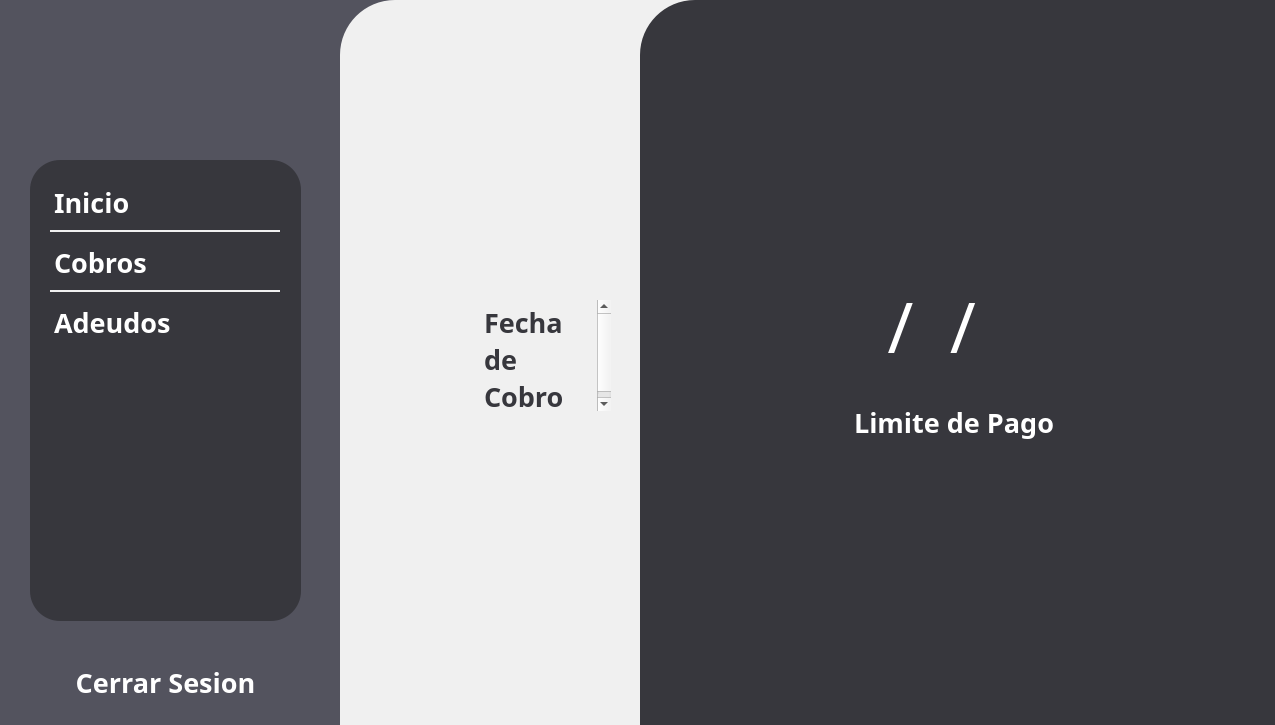
<?xml version="1.0" encoding="UTF-8"?>
<ui version="4.0">
 <class>Form</class>
 <widget class="QWidget" name="Form">
  <property name="windowModality">
   <enum>Qt::NonModal</enum>
  </property>
  <property name="enabled">
   <bool>true</bool>
  </property>
  <property name="geometry">
   <rect>
    <x>0</x>
    <y>0</y>
    <width>1275</width>
    <height>725</height>
   </rect>
  </property>
  <property name="minimumSize">
   <size>
    <width>1275</width>
    <height>725</height>
   </size>
  </property>
  <property name="palette">
   <palette>
    <active>
     <colorrole role="Base">
      <brush brushstyle="SolidPattern">
       <color alpha="255">
        <red>255</red>
        <green>255</green>
        <blue>255</blue>
       </color>
      </brush>
     </colorrole>
     <colorrole role="Window">
      <brush brushstyle="SolidPattern">
       <color alpha="255">
        <red>83</red>
        <green>83</green>
        <blue>94</blue>
       </color>
      </brush>
     </colorrole>
    </active>
    <inactive>
     <colorrole role="Base">
      <brush brushstyle="SolidPattern">
       <color alpha="255">
        <red>255</red>
        <green>255</green>
        <blue>255</blue>
       </color>
      </brush>
     </colorrole>
     <colorrole role="Window">
      <brush brushstyle="SolidPattern">
       <color alpha="255">
        <red>83</red>
        <green>83</green>
        <blue>94</blue>
       </color>
      </brush>
     </colorrole>
    </inactive>
    <disabled>
     <colorrole role="Base">
      <brush brushstyle="SolidPattern">
       <color alpha="255">
        <red>83</red>
        <green>83</green>
        <blue>94</blue>
       </color>
      </brush>
     </colorrole>
     <colorrole role="Window">
      <brush brushstyle="SolidPattern">
       <color alpha="255">
        <red>83</red>
        <green>83</green>
        <blue>94</blue>
       </color>
      </brush>
     </colorrole>
    </disabled>
   </palette>
  </property>
  <property name="windowTitle">
   <string>Form</string>
  </property>
  <property name="autoFillBackground">
   <bool>false</bool>
  </property>
  <widget class="QFrame" name="frame_white">
   <property name="geometry">
    <rect>
     <x>340</x>
     <y>0</y>
     <width>961</width>
     <height>781</height>
    </rect>
   </property>
   <property name="styleSheet">
    <string notr="true">QFrame {
    border: none;       /* Color y grosor del borde */
    border-radius: 55px;          /* Radio de las esquinas */
    background-color: #f0f0f0;    /* Color de fondo */
    margin: 0px;                  /* Margen externo a 0 */
    padding: 0px;                 /* Espaciado interno a 0 */
}

</string>
   </property>
   <property name="frameShape">
    <enum>QFrame::StyledPanel</enum>
   </property>
   <property name="frameShadow">
    <enum>QFrame::Raised</enum>
   </property>
   <widget class="QFrame" name="frame_white_grey">
    <property name="geometry">
     <rect>
      <x>300</x>
      <y>0</y>
      <width>961</width>
      <height>781</height>
     </rect>
    </property>
    <property name="styleSheet">
     <string notr="true">QFrame {
    border: none;       /* Color y grosor del borde */
    border-radius: 55px;          /* Radio de las esquinas */
    background-color: #37373d;    /* Color de fondo */
    margin: 0px;                  /* Margen externo a 0 */
    padding: 0px;                 /* Espaciado interno a 0 */
}

</string>
    </property>
    <property name="frameShape">
     <enum>QFrame::StyledPanel</enum>
    </property>
    <property name="frameShadow">
     <enum>QFrame::Raised</enum>
    </property>
    <widget class="QLineEdit" name="lineEdit">
     <property name="geometry">
      <rect>
       <x>20</x>
       <y>280</y>
       <width>581</width>
       <height>91</height>
      </rect>
     </property>
     <property name="font">
      <font>
       <family>Montserratl</family>
       <pointsize>-1</pointsize>
      </font>
     </property>
     <property name="styleSheet">
      <string notr="true">QLineEdit {
    background: transparent;    /* Quitar el fondo */
    border: none;               /* Quitar el borde */
    color: #FFFFFF;             /* Cambiar el color del texto (ejemplo: blanco) */
    font-family: &quot;Montserratl&quot;;       /* Cambiar el tipo de letra */
    font-size: 70px;            /* Cambiar el tamaño de la fuente */
}</string>
     </property>
     <property name="inputMask">
      <string>99/99/9999</string>
     </property>
     <property name="text">
      <string>//</string>
     </property>
     <property name="alignment">
      <set>Qt::AlignCenter</set>
     </property>
     <property name="readOnly">
      <bool>true</bool>
     </property>
     <property name="placeholderText">
      <string>dd/MM/yyyy</string>
     </property>
     <property name="cursorMoveStyle">
      <enum>Qt::LogicalMoveStyle</enum>
     </property>
    </widget>
    <widget class="QTextBrowser" name="menuOption1_2">
     <property name="geometry">
      <rect>
       <x>210</x>
       <y>400</y>
       <width>231</width>
       <height>51</height>
      </rect>
     </property>
     <property name="palette">
      <palette>
       <active>
        <colorrole role="Button">
         <brush brushstyle="SolidPattern">
          <color alpha="255">
           <red>55</red>
           <green>55</green>
           <blue>61</blue>
          </color>
         </brush>
        </colorrole>
        <colorrole role="Text">
         <brush brushstyle="SolidPattern">
          <color alpha="255">
           <red>255</red>
           <green>255</green>
           <blue>255</blue>
          </color>
         </brush>
        </colorrole>
        <colorrole role="Base">
         <brush brushstyle="SolidPattern">
          <color alpha="255">
           <red>55</red>
           <green>55</green>
           <blue>61</blue>
          </color>
         </brush>
        </colorrole>
        <colorrole role="Window">
         <brush brushstyle="SolidPattern">
          <color alpha="255">
           <red>55</red>
           <green>55</green>
           <blue>61</blue>
          </color>
         </brush>
        </colorrole>
       </active>
       <inactive>
        <colorrole role="Button">
         <brush brushstyle="SolidPattern">
          <color alpha="255">
           <red>55</red>
           <green>55</green>
           <blue>61</blue>
          </color>
         </brush>
        </colorrole>
        <colorrole role="Text">
         <brush brushstyle="SolidPattern">
          <color alpha="255">
           <red>255</red>
           <green>255</green>
           <blue>255</blue>
          </color>
         </brush>
        </colorrole>
        <colorrole role="Base">
         <brush brushstyle="SolidPattern">
          <color alpha="255">
           <red>55</red>
           <green>55</green>
           <blue>61</blue>
          </color>
         </brush>
        </colorrole>
        <colorrole role="Window">
         <brush brushstyle="SolidPattern">
          <color alpha="255">
           <red>55</red>
           <green>55</green>
           <blue>61</blue>
          </color>
         </brush>
        </colorrole>
       </inactive>
       <disabled>
        <colorrole role="Button">
         <brush brushstyle="SolidPattern">
          <color alpha="255">
           <red>55</red>
           <green>55</green>
           <blue>61</blue>
          </color>
         </brush>
        </colorrole>
        <colorrole role="Text">
         <brush brushstyle="SolidPattern">
          <color alpha="255">
           <red>120</red>
           <green>120</green>
           <blue>120</blue>
          </color>
         </brush>
        </colorrole>
        <colorrole role="Base">
         <brush brushstyle="SolidPattern">
          <color alpha="255">
           <red>55</red>
           <green>55</green>
           <blue>61</blue>
          </color>
         </brush>
        </colorrole>
        <colorrole role="Window">
         <brush brushstyle="SolidPattern">
          <color alpha="255">
           <red>55</red>
           <green>55</green>
           <blue>61</blue>
          </color>
         </brush>
        </colorrole>
       </disabled>
      </palette>
     </property>
     <property name="font">
      <font>
       <family>Montserrat</family>
       <pointsize>10</pointsize>
       <weight>75</weight>
       <bold>true</bold>
      </font>
     </property>
     <property name="html">
      <string>&lt;!DOCTYPE HTML PUBLIC &quot;-//W3C//DTD HTML 4.0//EN&quot; &quot;http://www.w3.org/TR/REC-html40/strict.dtd&quot;&gt;
&lt;html&gt;&lt;head&gt;&lt;meta name=&quot;qrichtext&quot; content=&quot;1&quot; /&gt;&lt;style type=&quot;text/css&quot;&gt;
p, li { white-space: pre-wrap; }
&lt;/style&gt;&lt;/head&gt;&lt;body style=&quot; font-family:'Montserrat'; font-size:10pt; font-weight:600; font-style:normal;&quot;&gt;
&lt;p style=&quot; margin-top:0px; margin-bottom:0px; margin-left:0px; margin-right:0px; -qt-block-indent:0; text-indent:0px;&quot;&gt;&lt;span style=&quot; font-size:20pt;&quot;&gt;Limite de Pago&lt;/span&gt;&lt;/p&gt;&lt;/body&gt;&lt;/html&gt;</string>
     </property>
    </widget>
   </widget>
   <widget class="QLabel" name="label_3">
    <property name="geometry">
     <rect>
      <x>20</x>
      <y>310</y>
      <width>101</width>
      <height>111</height>
     </rect>
    </property>
    <property name="text">
     <string/>
    </property>
    <property name="pixmap">
     <pixmap>../assets/Date.png</pixmap>
    </property>
    <property name="scaledContents">
     <bool>true</bool>
    </property>
   </widget>
   <widget class="QTextBrowser" name="FechadeCobtoText">
    <property name="geometry">
     <rect>
      <x>140</x>
      <y>300</y>
      <width>131</width>
      <height>111</height>
     </rect>
    </property>
    <property name="sizePolicy">
     <sizepolicy hsizetype="Expanding" vsizetype="Expanding">
      <horstretch>0</horstretch>
      <verstretch>0</verstretch>
     </sizepolicy>
    </property>
    <property name="font">
     <font>
      <family>Montserrat</family>
     </font>
    </property>
    <property name="toolTipDuration">
     <number>-1</number>
    </property>
    <property name="autoFillBackground">
     <bool>false</bool>
    </property>
    <property name="styleSheet">
     <string notr="true">QTextBrowser {
    background: transparent;  /* Quitar el fondo */
	color:#37373d;
    border: none;             /* Quitar el borde */
	margin: 0;                /* Eliminar márgenes */
}</string>
    </property>
    <property name="html">
     <string>&lt;!DOCTYPE HTML PUBLIC &quot;-//W3C//DTD HTML 4.0//EN&quot; &quot;http://www.w3.org/TR/REC-html40/strict.dtd&quot;&gt;
&lt;html&gt;&lt;head&gt;&lt;meta name=&quot;qrichtext&quot; content=&quot;1&quot; /&gt;&lt;style type=&quot;text/css&quot;&gt;
p, li { white-space: pre-wrap; }
&lt;/style&gt;&lt;/head&gt;&lt;body style=&quot; font-family:'Montserrat'; font-size:8.25pt; font-weight:400; font-style:normal;&quot;&gt;
&lt;p style=&quot; margin-top:0px; margin-bottom:0px; margin-left:0px; margin-right:0px; -qt-block-indent:0; text-indent:0px;&quot;&gt;&lt;span style=&quot; font-family:'MS Shell Dlg 2'; font-size:20pt; font-weight:600;&quot;&gt;Fecha&lt;/span&gt;&lt;/p&gt;
&lt;p style=&quot; margin-top:0px; margin-bottom:0px; margin-left:0px; margin-right:0px; -qt-block-indent:0; text-indent:0px;&quot;&gt;&lt;span style=&quot; font-family:'MS Shell Dlg 2'; font-size:20pt; font-weight:600;&quot;&gt;de&lt;/span&gt;&lt;/p&gt;
&lt;p style=&quot; margin-top:0px; margin-bottom:0px; margin-left:0px; margin-right:0px; -qt-block-indent:0; text-indent:0px;&quot;&gt;&lt;span style=&quot; font-family:'MS Shell Dlg 2'; font-size:20pt; font-weight:600;&quot;&gt;Cobro&lt;/span&gt;&lt;/p&gt;&lt;/body&gt;&lt;/html&gt;</string>
    </property>
   </widget>
  </widget>
  <widget class="QLabel" name="label">
   <property name="geometry">
    <rect>
     <x>30</x>
     <y>0</y>
     <width>261</width>
     <height>191</height>
    </rect>
   </property>
   <property name="text">
    <string/>
   </property>
   <property name="pixmap">
    <pixmap>../assets/LOGO_M.png</pixmap>
   </property>
   <property name="scaledContents">
    <bool>true</bool>
   </property>
  </widget>
  <widget class="QFrame" name="frame">
   <property name="geometry">
    <rect>
     <x>30</x>
     <y>160</y>
     <width>271</width>
     <height>461</height>
    </rect>
   </property>
   <property name="styleSheet">
    <string notr="true">QFrame {
    background-color: #37373d;  /* Color de fondo semitransparente */
    border-radius: 30px;                         /* Bordes redondeados */
   
}</string>
   </property>
   <property name="frameShape">
    <enum>QFrame::StyledPanel</enum>
   </property>
   <property name="frameShadow">
    <enum>QFrame::Raised</enum>
   </property>
   <widget class="QTextBrowser" name="menuOption1">
    <property name="geometry">
     <rect>
      <x>20</x>
      <y>20</y>
      <width>101</width>
      <height>51</height>
     </rect>
    </property>
    <property name="palette">
     <palette>
      <active>
       <colorrole role="Button">
        <brush brushstyle="SolidPattern">
         <color alpha="255">
          <red>55</red>
          <green>55</green>
          <blue>61</blue>
         </color>
        </brush>
       </colorrole>
       <colorrole role="Text">
        <brush brushstyle="SolidPattern">
         <color alpha="255">
          <red>255</red>
          <green>255</green>
          <blue>255</blue>
         </color>
        </brush>
       </colorrole>
       <colorrole role="Base">
        <brush brushstyle="SolidPattern">
         <color alpha="255">
          <red>55</red>
          <green>55</green>
          <blue>61</blue>
         </color>
        </brush>
       </colorrole>
       <colorrole role="Window">
        <brush brushstyle="SolidPattern">
         <color alpha="255">
          <red>55</red>
          <green>55</green>
          <blue>61</blue>
         </color>
        </brush>
       </colorrole>
      </active>
      <inactive>
       <colorrole role="Button">
        <brush brushstyle="SolidPattern">
         <color alpha="255">
          <red>55</red>
          <green>55</green>
          <blue>61</blue>
         </color>
        </brush>
       </colorrole>
       <colorrole role="Text">
        <brush brushstyle="SolidPattern">
         <color alpha="255">
          <red>255</red>
          <green>255</green>
          <blue>255</blue>
         </color>
        </brush>
       </colorrole>
       <colorrole role="Base">
        <brush brushstyle="SolidPattern">
         <color alpha="255">
          <red>55</red>
          <green>55</green>
          <blue>61</blue>
         </color>
        </brush>
       </colorrole>
       <colorrole role="Window">
        <brush brushstyle="SolidPattern">
         <color alpha="255">
          <red>55</red>
          <green>55</green>
          <blue>61</blue>
         </color>
        </brush>
       </colorrole>
      </inactive>
      <disabled>
       <colorrole role="Button">
        <brush brushstyle="SolidPattern">
         <color alpha="255">
          <red>55</red>
          <green>55</green>
          <blue>61</blue>
         </color>
        </brush>
       </colorrole>
       <colorrole role="Text">
        <brush brushstyle="SolidPattern">
         <color alpha="255">
          <red>120</red>
          <green>120</green>
          <blue>120</blue>
         </color>
        </brush>
       </colorrole>
       <colorrole role="Base">
        <brush brushstyle="SolidPattern">
         <color alpha="255">
          <red>55</red>
          <green>55</green>
          <blue>61</blue>
         </color>
        </brush>
       </colorrole>
       <colorrole role="Window">
        <brush brushstyle="SolidPattern">
         <color alpha="255">
          <red>55</red>
          <green>55</green>
          <blue>61</blue>
         </color>
        </brush>
       </colorrole>
      </disabled>
     </palette>
    </property>
    <property name="font">
     <font>
      <family>Montserrat</family>
      <pointsize>10</pointsize>
      <weight>75</weight>
      <bold>true</bold>
     </font>
    </property>
    <property name="html">
     <string>&lt;!DOCTYPE HTML PUBLIC &quot;-//W3C//DTD HTML 4.0//EN&quot; &quot;http://www.w3.org/TR/REC-html40/strict.dtd&quot;&gt;
&lt;html&gt;&lt;head&gt;&lt;meta name=&quot;qrichtext&quot; content=&quot;1&quot; /&gt;&lt;style type=&quot;text/css&quot;&gt;
p, li { white-space: pre-wrap; }
&lt;/style&gt;&lt;/head&gt;&lt;body style=&quot; font-family:'Montserrat'; font-size:10pt; font-weight:600; font-style:normal;&quot;&gt;
&lt;p style=&quot; margin-top:0px; margin-bottom:0px; margin-left:0px; margin-right:0px; -qt-block-indent:0; text-indent:0px;&quot;&gt;&lt;span style=&quot; font-size:20pt;&quot;&gt;Inicio&lt;/span&gt;&lt;/p&gt;&lt;/body&gt;&lt;/html&gt;</string>
    </property>
   </widget>
   <widget class="QTextBrowser" name="menuOption2">
    <property name="geometry">
     <rect>
      <x>20</x>
      <y>80</y>
      <width>121</width>
      <height>51</height>
     </rect>
    </property>
    <property name="palette">
     <palette>
      <active>
       <colorrole role="Button">
        <brush brushstyle="SolidPattern">
         <color alpha="255">
          <red>55</red>
          <green>55</green>
          <blue>61</blue>
         </color>
        </brush>
       </colorrole>
       <colorrole role="Text">
        <brush brushstyle="SolidPattern">
         <color alpha="255">
          <red>255</red>
          <green>255</green>
          <blue>255</blue>
         </color>
        </brush>
       </colorrole>
       <colorrole role="Base">
        <brush brushstyle="SolidPattern">
         <color alpha="255">
          <red>55</red>
          <green>55</green>
          <blue>61</blue>
         </color>
        </brush>
       </colorrole>
       <colorrole role="Window">
        <brush brushstyle="SolidPattern">
         <color alpha="255">
          <red>55</red>
          <green>55</green>
          <blue>61</blue>
         </color>
        </brush>
       </colorrole>
      </active>
      <inactive>
       <colorrole role="Button">
        <brush brushstyle="SolidPattern">
         <color alpha="255">
          <red>55</red>
          <green>55</green>
          <blue>61</blue>
         </color>
        </brush>
       </colorrole>
       <colorrole role="Text">
        <brush brushstyle="SolidPattern">
         <color alpha="255">
          <red>255</red>
          <green>255</green>
          <blue>255</blue>
         </color>
        </brush>
       </colorrole>
       <colorrole role="Base">
        <brush brushstyle="SolidPattern">
         <color alpha="255">
          <red>55</red>
          <green>55</green>
          <blue>61</blue>
         </color>
        </brush>
       </colorrole>
       <colorrole role="Window">
        <brush brushstyle="SolidPattern">
         <color alpha="255">
          <red>55</red>
          <green>55</green>
          <blue>61</blue>
         </color>
        </brush>
       </colorrole>
      </inactive>
      <disabled>
       <colorrole role="Button">
        <brush brushstyle="SolidPattern">
         <color alpha="255">
          <red>55</red>
          <green>55</green>
          <blue>61</blue>
         </color>
        </brush>
       </colorrole>
       <colorrole role="Text">
        <brush brushstyle="SolidPattern">
         <color alpha="255">
          <red>120</red>
          <green>120</green>
          <blue>120</blue>
         </color>
        </brush>
       </colorrole>
       <colorrole role="Base">
        <brush brushstyle="SolidPattern">
         <color alpha="255">
          <red>55</red>
          <green>55</green>
          <blue>61</blue>
         </color>
        </brush>
       </colorrole>
       <colorrole role="Window">
        <brush brushstyle="SolidPattern">
         <color alpha="255">
          <red>55</red>
          <green>55</green>
          <blue>61</blue>
         </color>
        </brush>
       </colorrole>
      </disabled>
     </palette>
    </property>
    <property name="font">
     <font>
      <family>Montserrat</family>
      <pointsize>10</pointsize>
     </font>
    </property>
    <property name="html">
     <string>&lt;!DOCTYPE HTML PUBLIC &quot;-//W3C//DTD HTML 4.0//EN&quot; &quot;http://www.w3.org/TR/REC-html40/strict.dtd&quot;&gt;
&lt;html&gt;&lt;head&gt;&lt;meta name=&quot;qrichtext&quot; content=&quot;1&quot; /&gt;&lt;style type=&quot;text/css&quot;&gt;
p, li { white-space: pre-wrap; }
&lt;/style&gt;&lt;/head&gt;&lt;body style=&quot; font-family:'Montserrat'; font-size:10pt; font-weight:400; font-style:normal;&quot;&gt;
&lt;p style=&quot; margin-top:0px; margin-bottom:0px; margin-left:0px; margin-right:0px; -qt-block-indent:0; text-indent:0px;&quot;&gt;&lt;span style=&quot; font-size:20pt; font-weight:600;&quot;&gt;Cobros&lt;/span&gt;&lt;/p&gt;&lt;/body&gt;&lt;/html&gt;</string>
    </property>
   </widget>
   <widget class="QTextBrowser" name="menuOption3">
    <property name="geometry">
     <rect>
      <x>20</x>
      <y>140</y>
      <width>161</width>
      <height>51</height>
     </rect>
    </property>
    <property name="palette">
     <palette>
      <active>
       <colorrole role="Button">
        <brush brushstyle="SolidPattern">
         <color alpha="255">
          <red>55</red>
          <green>55</green>
          <blue>61</blue>
         </color>
        </brush>
       </colorrole>
       <colorrole role="Text">
        <brush brushstyle="SolidPattern">
         <color alpha="255">
          <red>255</red>
          <green>255</green>
          <blue>255</blue>
         </color>
        </brush>
       </colorrole>
       <colorrole role="Base">
        <brush brushstyle="SolidPattern">
         <color alpha="255">
          <red>55</red>
          <green>55</green>
          <blue>61</blue>
         </color>
        </brush>
       </colorrole>
       <colorrole role="Window">
        <brush brushstyle="SolidPattern">
         <color alpha="255">
          <red>55</red>
          <green>55</green>
          <blue>61</blue>
         </color>
        </brush>
       </colorrole>
      </active>
      <inactive>
       <colorrole role="Button">
        <brush brushstyle="SolidPattern">
         <color alpha="255">
          <red>55</red>
          <green>55</green>
          <blue>61</blue>
         </color>
        </brush>
       </colorrole>
       <colorrole role="Text">
        <brush brushstyle="SolidPattern">
         <color alpha="255">
          <red>255</red>
          <green>255</green>
          <blue>255</blue>
         </color>
        </brush>
       </colorrole>
       <colorrole role="Base">
        <brush brushstyle="SolidPattern">
         <color alpha="255">
          <red>55</red>
          <green>55</green>
          <blue>61</blue>
         </color>
        </brush>
       </colorrole>
       <colorrole role="Window">
        <brush brushstyle="SolidPattern">
         <color alpha="255">
          <red>55</red>
          <green>55</green>
          <blue>61</blue>
         </color>
        </brush>
       </colorrole>
      </inactive>
      <disabled>
       <colorrole role="Button">
        <brush brushstyle="SolidPattern">
         <color alpha="255">
          <red>55</red>
          <green>55</green>
          <blue>61</blue>
         </color>
        </brush>
       </colorrole>
       <colorrole role="Text">
        <brush brushstyle="SolidPattern">
         <color alpha="255">
          <red>120</red>
          <green>120</green>
          <blue>120</blue>
         </color>
        </brush>
       </colorrole>
       <colorrole role="Base">
        <brush brushstyle="SolidPattern">
         <color alpha="255">
          <red>55</red>
          <green>55</green>
          <blue>61</blue>
         </color>
        </brush>
       </colorrole>
       <colorrole role="Window">
        <brush brushstyle="SolidPattern">
         <color alpha="255">
          <red>55</red>
          <green>55</green>
          <blue>61</blue>
         </color>
        </brush>
       </colorrole>
      </disabled>
     </palette>
    </property>
    <property name="font">
     <font>
      <family>Montserrat</family>
      <pointsize>10</pointsize>
     </font>
    </property>
    <property name="html">
     <string>&lt;!DOCTYPE HTML PUBLIC &quot;-//W3C//DTD HTML 4.0//EN&quot; &quot;http://www.w3.org/TR/REC-html40/strict.dtd&quot;&gt;
&lt;html&gt;&lt;head&gt;&lt;meta name=&quot;qrichtext&quot; content=&quot;1&quot; /&gt;&lt;style type=&quot;text/css&quot;&gt;
p, li { white-space: pre-wrap; }
&lt;/style&gt;&lt;/head&gt;&lt;body style=&quot; font-family:'Montserrat'; font-size:10pt; font-weight:400; font-style:normal;&quot;&gt;
&lt;p style=&quot; margin-top:0px; margin-bottom:0px; margin-left:0px; margin-right:0px; -qt-block-indent:0; text-indent:0px;&quot;&gt;&lt;span style=&quot; font-size:20pt; font-weight:600;&quot;&gt;Adeudos&lt;/span&gt;&lt;/p&gt;&lt;/body&gt;&lt;/html&gt;</string>
    </property>
   </widget>
   <widget class="QFrame" name="frame_2">
    <property name="geometry">
     <rect>
      <x>20</x>
      <y>70</y>
      <width>230</width>
      <height>2</height>
     </rect>
    </property>
    <property name="styleSheet">
     <string notr="true">QFrame {
    border: none;       /* Color y grosor del borde */
    border-radius: 55px;          /* Radio de las esquinas */
    background-color: #f0f0f0;    /* Color de fondo */
    margin: 0px;                  /* Margen externo a 0 */
    padding: 0px;                 /* Espaciado interno a 0 */
}

</string>
    </property>
    <property name="frameShape">
     <enum>QFrame::StyledPanel</enum>
    </property>
    <property name="frameShadow">
     <enum>QFrame::Raised</enum>
    </property>
   </widget>
   <widget class="QFrame" name="frame_3">
    <property name="geometry">
     <rect>
      <x>20</x>
      <y>130</y>
      <width>230</width>
      <height>2</height>
     </rect>
    </property>
    <property name="styleSheet">
     <string notr="true">QFrame {
    border: none;       /* Color y grosor del borde */
    border-radius: 55px;          /* Radio de las esquinas */
    background-color: #f0f0f0;    /* Color de fondo */
    margin: 0px;                  /* Margen externo a 0 */
    padding: 0px;                 /* Espaciado interno a 0 */
}

</string>
    </property>
    <property name="frameShape">
     <enum>QFrame::StyledPanel</enum>
    </property>
    <property name="frameShadow">
     <enum>QFrame::Raised</enum>
    </property>
   </widget>
  </widget>
  <widget class="QTextBrowser" name="menuOption7_2">
   <property name="geometry">
    <rect>
     <x>30</x>
     <y>660</y>
     <width>271</width>
     <height>51</height>
    </rect>
   </property>
   <property name="palette">
    <palette>
     <active>
      <colorrole role="Button">
       <brush brushstyle="SolidPattern">
        <color alpha="0">
         <red>0</red>
         <green>0</green>
         <blue>0</blue>
        </color>
       </brush>
      </colorrole>
      <colorrole role="Text">
       <brush brushstyle="SolidPattern">
        <color alpha="255">
         <red>255</red>
         <green>255</green>
         <blue>255</blue>
        </color>
       </brush>
      </colorrole>
      <colorrole role="Base">
       <brush brushstyle="NoBrush">
        <color alpha="255">
         <red>0</red>
         <green>0</green>
         <blue>0</blue>
        </color>
       </brush>
      </colorrole>
      <colorrole role="Window">
       <brush brushstyle="SolidPattern">
        <color alpha="0">
         <red>0</red>
         <green>0</green>
         <blue>0</blue>
        </color>
       </brush>
      </colorrole>
     </active>
     <inactive>
      <colorrole role="Button">
       <brush brushstyle="SolidPattern">
        <color alpha="0">
         <red>0</red>
         <green>0</green>
         <blue>0</blue>
        </color>
       </brush>
      </colorrole>
      <colorrole role="Text">
       <brush brushstyle="SolidPattern">
        <color alpha="255">
         <red>255</red>
         <green>255</green>
         <blue>255</blue>
        </color>
       </brush>
      </colorrole>
      <colorrole role="Base">
       <brush brushstyle="NoBrush">
        <color alpha="255">
         <red>0</red>
         <green>0</green>
         <blue>0</blue>
        </color>
       </brush>
      </colorrole>
      <colorrole role="Window">
       <brush brushstyle="SolidPattern">
        <color alpha="0">
         <red>0</red>
         <green>0</green>
         <blue>0</blue>
        </color>
       </brush>
      </colorrole>
     </inactive>
     <disabled>
      <colorrole role="Button">
       <brush brushstyle="SolidPattern">
        <color alpha="0">
         <red>0</red>
         <green>0</green>
         <blue>0</blue>
        </color>
       </brush>
      </colorrole>
      <colorrole role="Text">
       <brush brushstyle="SolidPattern">
        <color alpha="255">
         <red>120</red>
         <green>120</green>
         <blue>120</blue>
        </color>
       </brush>
      </colorrole>
      <colorrole role="Base">
       <brush brushstyle="NoBrush">
        <color alpha="255">
         <red>0</red>
         <green>0</green>
         <blue>0</blue>
        </color>
       </brush>
      </colorrole>
      <colorrole role="Window">
       <brush brushstyle="SolidPattern">
        <color alpha="0">
         <red>0</red>
         <green>0</green>
         <blue>0</blue>
        </color>
       </brush>
      </colorrole>
     </disabled>
    </palette>
   </property>
   <property name="font">
    <font>
     <family>Montserrat</family>
     <pointsize>10</pointsize>
     <kerning>true</kerning>
    </font>
   </property>
   <property name="styleSheet">
    <string notr="true">QTextBrowser {
    background: transparent;  /* Quitar el fondo */
    border: none;             /* Quitar el borde */
}</string>
   </property>
   <property name="html">
    <string>&lt;!DOCTYPE HTML PUBLIC &quot;-//W3C//DTD HTML 4.0//EN&quot; &quot;http://www.w3.org/TR/REC-html40/strict.dtd&quot;&gt;
&lt;html&gt;&lt;head&gt;&lt;meta name=&quot;qrichtext&quot; content=&quot;1&quot; /&gt;&lt;style type=&quot;text/css&quot;&gt;
p, li { white-space: pre-wrap; }
&lt;/style&gt;&lt;/head&gt;&lt;body style=&quot; font-family:'Montserrat'; font-size:10pt; font-weight:400; font-style:normal;&quot;&gt;
&lt;p align=&quot;center&quot; style=&quot; margin-top:0px; margin-bottom:0px; margin-left:0px; margin-right:0px; -qt-block-indent:0; text-indent:0px;&quot;&gt;&lt;span style=&quot; font-size:20pt; font-weight:600;&quot;&gt;Cerrar Sesion&lt;/span&gt;&lt;/p&gt;&lt;/body&gt;&lt;/html&gt;</string>
   </property>
   <property name="placeholderText">
    <string/>
   </property>
  </widget>
 </widget>
 <resources/>
 <connections/>
</ui>
